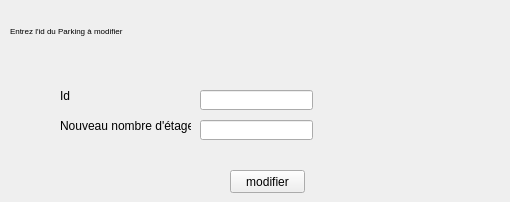
     <widget class="QWidget" name="tab_51">
      <attribute name="title">
       <string>modifier un parking</string>
      </attribute>
      <widget class="QLabel" name="label_131">
       <property name="geometry">
        <rect>
         <x>10</x>
         <y>10</y>
         <width>491</width>
         <height>41</height>
        </rect>
       </property>
       <property name="font">
        <font>
         <family>MS Shell Dlg 2</family>
         <pointsize>6</pointsize>
         <weight>9</weight>
         <italic>false</italic>
         <bold>false</bold>
        </font>
       </property>
       <property name="text">
        <string>Entrez l'id du Parking à modifier</string>
       </property>
      </widget>
      <widget class="QLineEdit" name="lineEdit_2_park">
       <property name="geometry">
        <rect>
         <x>200</x>
         <y>90</y>
         <width>113</width>
         <height>20</height>
        </rect>
       </property>
      </widget>
      <widget class="QLabel" name="label_132">
       <property name="geometry">
        <rect>
         <x>60</x>
         <y>110</y>
         <width>131</width>
         <height>31</height>
        </rect>
       </property>
       <property name="text">
        <string>Nouveau nombre d'étages</string>
       </property>
      </widget>
      <widget class="QPushButton" name="modifier_parking">
       <property name="geometry">
        <rect>
         <x>230</x>
         <y>170</y>
         <width>75</width>
         <height>23</height>
        </rect>
       </property>
       <property name="text">
        <string>modifier</string>
       </property>
      </widget>
      <widget class="QLabel" name="label_133">
       <property name="geometry">
        <rect>
         <x>60</x>
         <y>80</y>
         <width>61</width>
         <height>31</height>
        </rect>
       </property>
       <property name="text">
        <string>Id</string>
       </property>
      </widget>
      <widget class="QLineEdit" name="lineEdit_3_park">
       <property name="geometry">
        <rect>
         <x>200</x>
         <y>120</y>
         <width>113</width>
         <height>20</height>
        </rect>
       </property>
      </widget>
     </widget>
